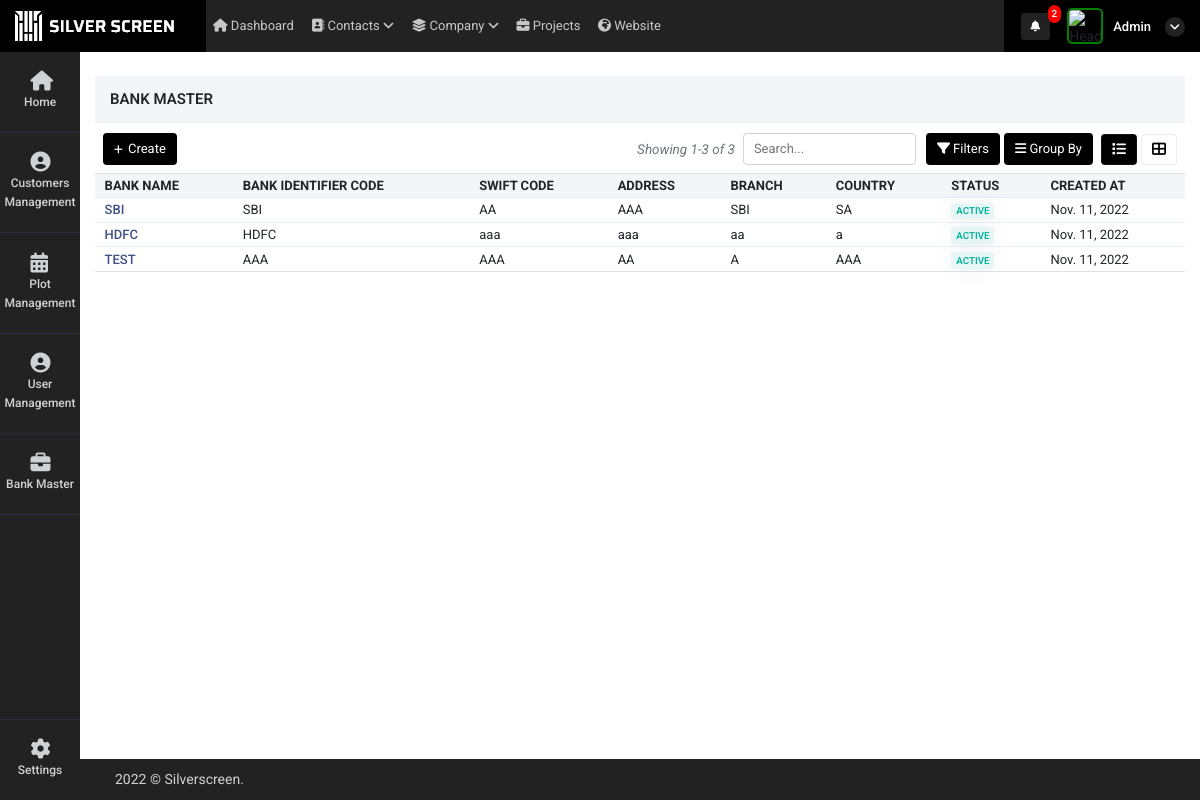
Before: /bank_master (signed in) with the older database file.
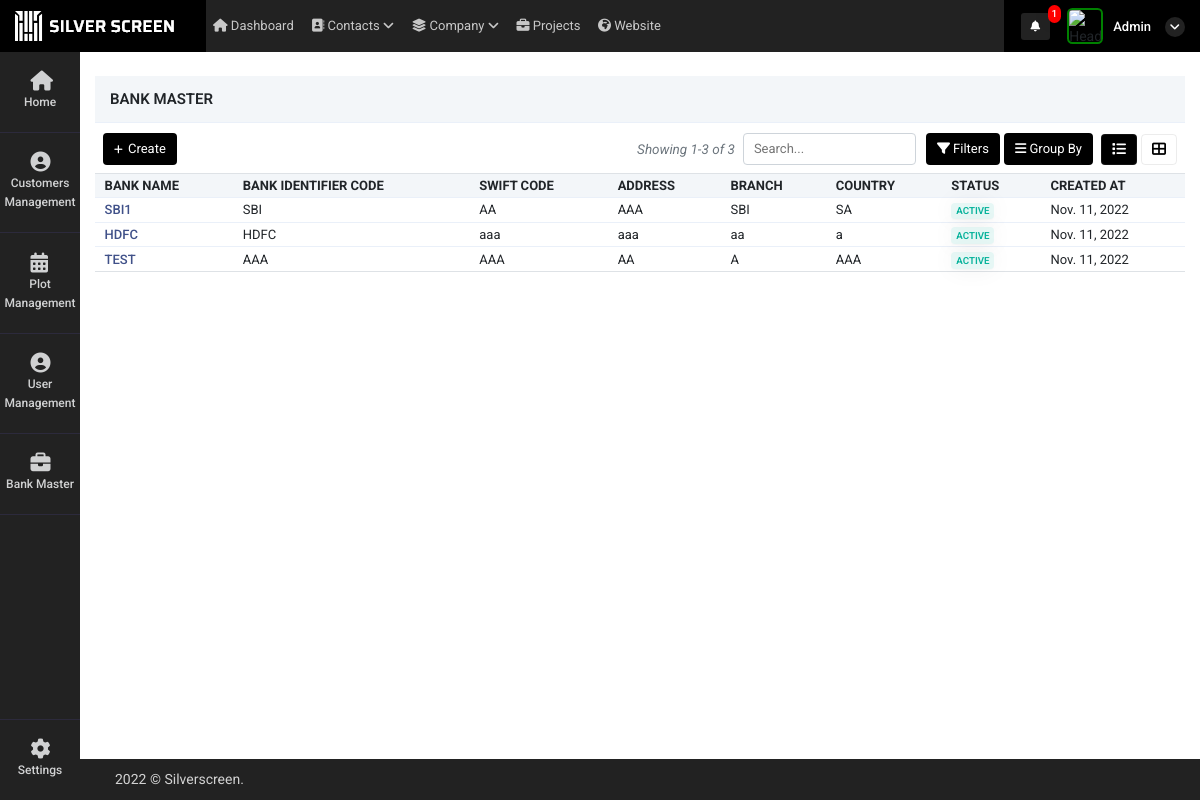
After: the same page with the newer database file.
### super_admin/models.py (models this page shows)
class Bank_details(models.Model):
    bank_name = models.CharField(max_length=255,null=True)
    bank_identifier_code = models.CharField(max_length=255,null=True)
    branch = models.CharField(max_length=255,null=True)
    swift_code = models.CharField(max_length=255,null=True)
    address = models.CharField(max_length=500,null=True)
    country = models.CharField(max_length=255,null=True)
    status = models.CharField(max_length=255,null=True)
    dt = models.DateField(auto_now_add=True)
    tm = models.TimeField(auto_now_add=True)

### super_admin/views.py (the view)
# urls.py: path('bank_master',views.bank_master,name='bank_master'),
def bank_master(request):
    bank_details_data = Bank_details.objects.all()
    page_number = request.GET.get("page")
    data_paginator = Paginator(bank_details_data, 10)
    try:
        page_obj = data_paginator.get_page(page_number)
    except PageNotAnInteger:
        page_obj = data_paginator.page(1)
    context = {
        'bank_details_data': bank_details_data,
        'page_obj': page_obj,
        'bank_nav':1
    }
    return render(request, 'super_admin/bank_master.html', context)

### super_admin/templatetags/notification.py (called while the page is built, shortened)
@register.filter(name='get_notifications')
def get_notifications(value,args):
    user_dat = User.objects.get(id=value.id)
    st = user_dat.is_superuser
    data_count = ''
    if st == True:
        data_count = user_request_plot.objects.filter(read_status=0).count()
    return data_count

@register.filter(name='get_loginUsernameImage')
def get_loginUsernameImage(value,args):
    user_dat = User.objects.get(id=value.id)
    st = user_dat.is_superuser
    image_url = ''
    if st == True:
        image_url = 'http://10.10.10.119:8000/static/adminicon.jpg'
    else:
        user_data = user_Details.objects.get(auth_user=value.id)
        if user_data.atatchment == '':
            image_url = 'http://10.10.10.119:8000/static/adminicon.jpg'
        else:
            image_url ='../media/'+str(user_data.atatchment)
    return image_url

@register.filter(name='get_user_type')
def get_user_type(value,args):
    user_dat = User.objects.get(id=value.id)
    st = user_dat.is_superuser
    if st == True:
        return False

### super_admin/templates/super_admin/bank_master.html (shortened to what the changed rows need)
{% extends "super_admin/base.html" %}
{% block content %}
{% load static %}
<div class="container-fluid mt-4">
        <div class="tab-content contnt" id="demo_result_employee">
            <div class="tab-pane active" id="home1" role="tabpanel">
                <div class="tab-content">
                    <div class="tab-pane active" id="ho" role="tabpanel">
                        <div class="table-responsive mb-1  mt-2">
                            <table class="table table-nowrap align-middle user_table"
                                id="orderTable">
                                <thead class="table-light">
                                    <tr class="text-uppercase">
                                        <th class="sort" data-sort="Bank-name">
                                            Bank Name</th>
                                        <th class="sort" data-sort="bank-code">
                                           Bank Identifier Code
                                        </th>
                                        <th class="sort" data-sort="company">
                                            Swift Code
                                         </th>
                                        <th class="sort" data-sort="Address">Address</th>
                                        <th class="sort" data-sort="Branch">
                                            Branch
                                         </th>
                                        <th class="sort" data-sort="country">
                                           country
                                        </th>
                                        <th class="sort" data-sort="company">
                                            Status
                                         </th>
                                        <th class="sort" data-sort="company">
                                           Created At
                                        </th>
                                    </tr>
                                </thead>
                                <tbody class="list form-check-all append_search_result">
                                    {% for i in page_obj %}
                                    <tr onclick="window.location='bank_detail_edit?id={{i.id}}'">
                                        <td class="id"><a href="bank_detail_edit?id={{i.id}}"
                                                class="fw-medium link-primary">{{i.bank_name}}</a>
                                        </td>
                                        <td class="customer_name">{{i.bank_identifier_code}}
                                        </td>
                                        <td class="status">{{i.swift_code}}
                                        </td>
                                        <td class="product_name">{{i.address}}</td>
                                        <td class="status">{{i.branch}}
                                        </td>
                                        <td class="date">{{i.country}}</td>
                                        <td class="company">
                                            {% if i.status == "Active" %}
                                            <span class="badge badge-soft-success text-uppercase">Active</span>
                                            {% elif i.status == "Inactive"  %}
                                            <span style="color: red!important"
                                                class="badge badge-soft-success text-uppercase">Inactive</span>
                                            {% endif %}
                                            </td>
                                        <td class="status">{{i.dt}}
                                        </td>
                                    </tr>
                                    {% endfor %}
                                </tbody>
                            </table>
                        </div>
                    </div>
                </div>
            </div>
        </div>
    </div>
{% endblock %}

### super_admin/templates/super_admin/base.html (shortened to what the changed rows need)
<!doctype html>
<html lang="en">
    {% load static %}
    {% load notification %}
<head>
    <link rel="stylesheet" href="{% static 'admin/css/morris.css' %}">
    <link href="{% static 'admin/css/bootstrap.min.css' %}" rel="stylesheet" type="text/css" />
    <link href="{% static 'admin/css/icons.css' %}" rel="stylesheet" type="text/css" />
    <link href="{% static 'admin/css/style.css' %}" rel="stylesheet" type="text/css" />
</head>
<body class="">
    <div id="wrapper">
        <div class="content-page">
            <div class="topbar">
                <div class="navbar-header">
                    <div class="d-flex align-items-center icns">
                        <div class="dropdown topbar-head-dropdown ms-1 header-item">
                            <a href="view_all_activity">
                                <i class="fas fa-bell fs-icn">
                                    <span
                                        class="position-absolute topbar-badge fs-9 translate-middle badge rounded-pill bg-red">{{ request.user|get_notifications:"sss" }}</span></i>
                                    </a>
                        </div>
                        <div class="dropdown header-item topbar-user king button-drpdown">
                            <span class="d-flex align-items-center drpdown-toggle">
                                <span class="text-start ms-xl-2">
                                    <span class="d-none d-xl-inline-block ms-1 fw-medium user-name-text">  {{request.user.username|title}}</span>
                                    <i class="pro-icn fa fa-angle-down"></i>
                                </span>
                            </span>
                        </div>
                    </div>
                </div>
            </div>
            <div class="content">
                {% block content %}
                {% endblock %}
            </div>
        </div>
    </div>
</body>
</html>

Changed rows visible on the page:
changed Bank_details "SBI": bank_name "SBI" → "SBI1"
Other visible differences:
{{ request.user|get_notifications:"sss" }}: "2" → "1"
